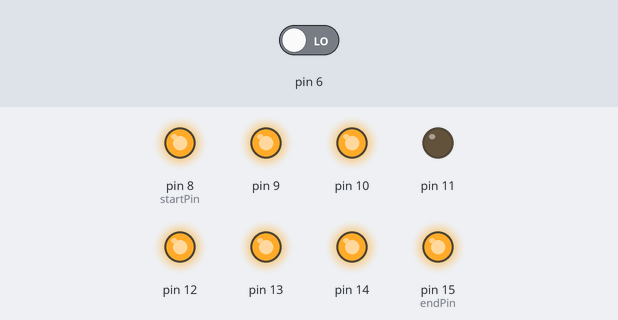
Recording of a sketch running on a simulated Arduino Uno, built with avr-gcc and run on an emulated ATmega328P. Shown: output pins drawn as LEDs (lit = HIGH). The inputs (shaded band) are chosen by the test bench; at power-on: pin 6 LOW.

Above: at 7.25 s.
7.3 s: pin 6 driven HIGH
At 10.4 s:
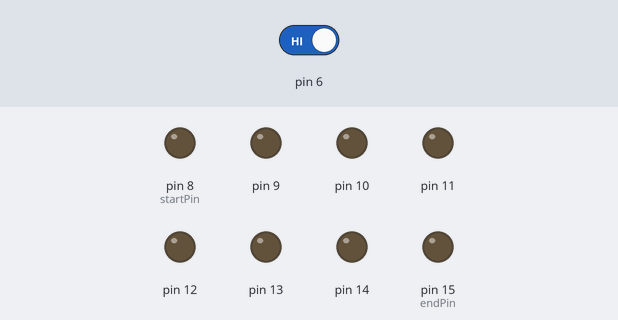
At 11.4 s:
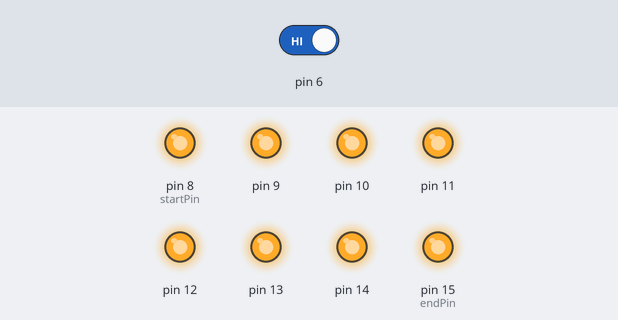
Timing chart, 0 to 17.4 s (numbered marks = the images above; inputs shaded):
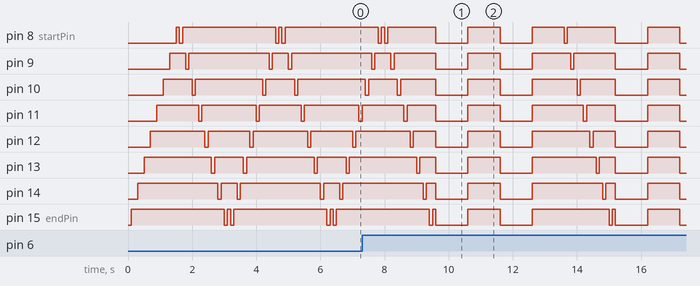

The sketch:

Lad2.3.ino
```cpp
const byte startPin = 8;
const byte endPin = 15;
void setup()
{
     for (byte i = startPin; i<= endPin; i++)
    {
        pinMode(i, OUTPUT);
        pinMode(6,INPUT);
    }
}
void loop()
{
    byte i;

   boolean val = digitalRead(6);
   if(val)
   {


    for (i=startPin; i<= endPin; i++)
    {
         digitalWrite(i, LOW);
    }
  delay(1000);
    for (i=startPin; i<= endPin; i++)
    {
         digitalWrite(i, HIGH);
    }
   delay(1000);
  for (i=startPin; i<= endPin; i++)
    {
         digitalWrite(i, LOW);
    }
  delay(1000);
  for (i=startPin; i<= endPin; i++)
    {
         digitalWrite(i, HIGH);
    }
   delay(1000);
  //亮滅兩次


    for (i=startPin; i<= endPin; i++)
    {
         digitalWrite(i, LOW);
         delay (100);
         digitalWrite(i,HIGH);
         delay (100);
    }//右到左

      for (i=startPin; i<= endPin; i++)
    {
         digitalWrite(i, LOW);
    }
      delay(1000);
      for (i=startPin; i<= endPin; i++)
    {
         digitalWrite(i, HIGH);
    }
      delay(1000);
      for (i=startPin; i<= endPin; i++)
    {
         digitalWrite(i, LOW);
    }
      delay(1000);
      for (i=startPin; i<= endPin; i++)
    {
         digitalWrite(i, HIGH);
    }
      delay(1000);
  //亮滅兩次


    for (i=endPin; i>= startPin; i--)
    {
         digitalWrite(i, LOW);
         delay (100);
         digitalWrite(i, HIGH);
         delay (100);
    }//左到右
   }
   else
   {
     for (i=endPin; i>= startPin; i--)
    {
         digitalWrite(i, LOW);
         delay (100);
         digitalWrite(i, HIGH);
         delay (100);
    }//左到右
     for (i=startPin; i<= endPin; i++)
    {
         digitalWrite(i, LOW);
         delay (100);
         digitalWrite(i,HIGH);
         delay (100);
    }//右到左
   }
}
```
